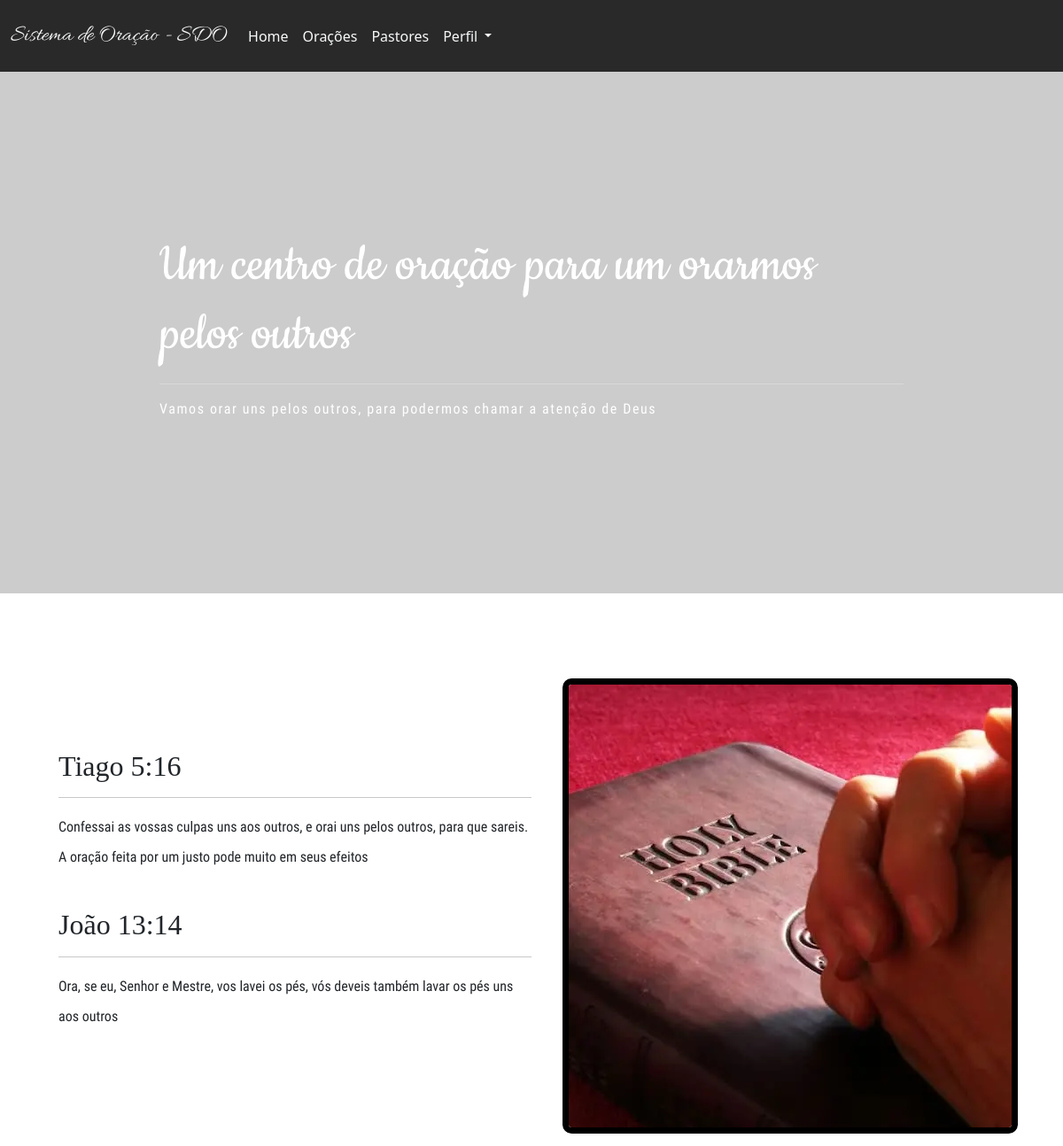
Page /myp/ (signed in, upper part) on the earlier database version.
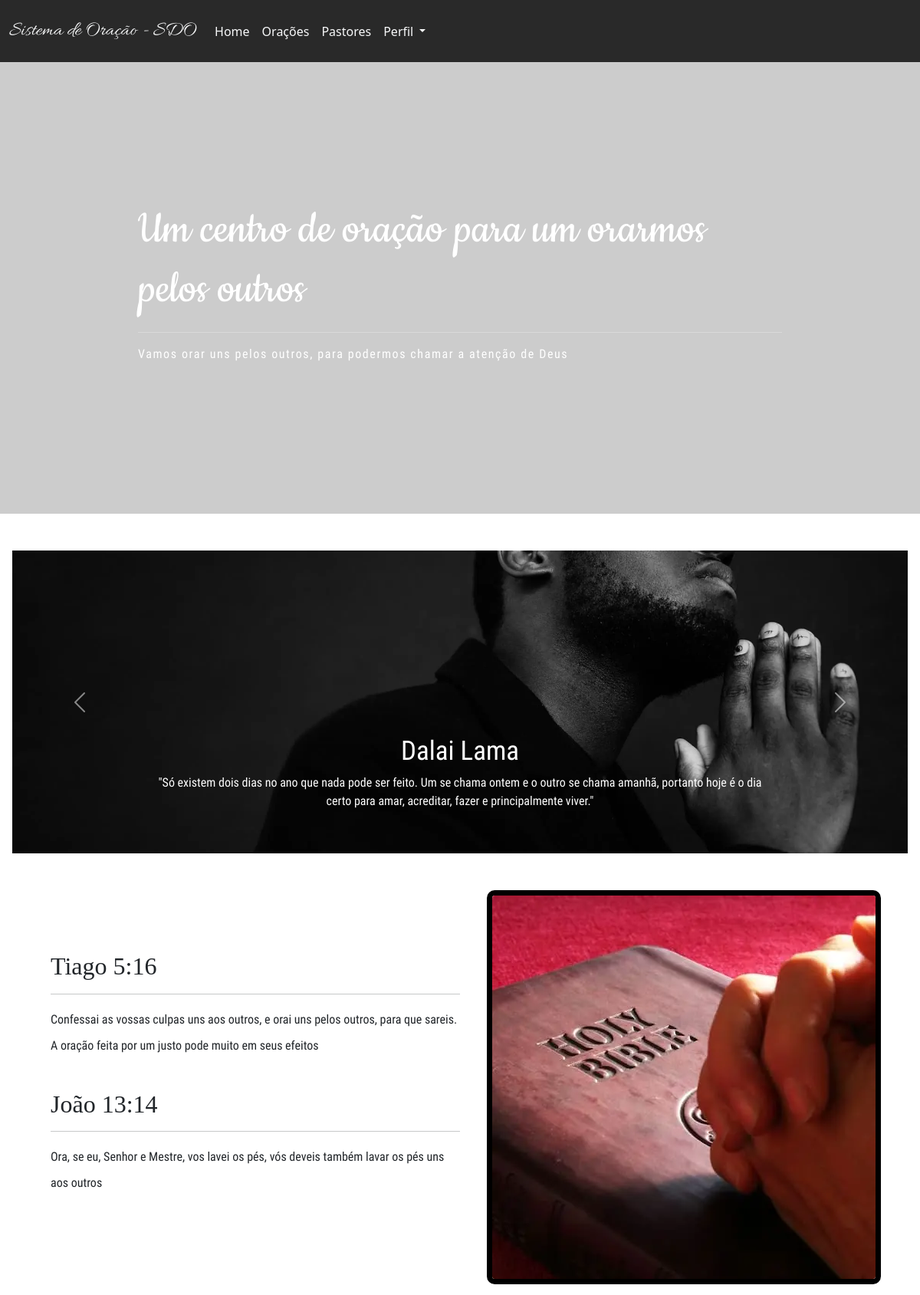
Same page on the later database version.
### tables this page shows
CREATE TABLE IF NOT EXISTS `citacoes` (
  `id_citacao` tinyint NOT NULL AUTO_INCREMENT,
  `nome_sabio` varchar(100) NOT NULL DEFAULT 'Desconhecido',
  `texto_sabio` text,
  `citacoes_curtidas` int DEFAULT '0',
  `citacoes_comentarios` int DEFAULT '0',
  PRIMARY KEY (`id_citacao`)
);

### myp/index.php (the view, shortened to what this page needs)
<?php
require_once('../conexao.php');
?>
<!DOCTYPE html>
<html lang="pt-br">
<head>
    <link href="https://cdn.jsdelivr.net/npm/bootstrap@5.3.0-alpha3/dist/css/bootstrap.min.css" rel="stylesheet">
    <link rel="stylesheet" href="https://cdn.jsdelivr.net/npm/bootstrap-icons@1.10.4/font/bootstrap-icons.css">
    <link rel="stylesheet" href="<?=ASSETS.'css/myp.css'?>">
    <link rel="stylesheet" href="<?=ASSETS.'css/global.css'?>">
</head>
<body>
    <section class="section__background-pray">
        <nav class="navbar navbar-expand-lg black-transparent py-3">
            <div class="container-fluid">
                <a class="navbar-brand allura text-light" style="font-size: 26px" href="#"><?=NS?></a>
                <div class="collapse navbar-collapse" id="navbarNavDropdown">
                    <ul class="navbar-nav">
                        <li class="nav-item">
                            <a class="nav-link text-light" aria-current="page" href="#">Home</a>
                        </li>
                        <li class="nav-item">
                            <a class="nav-link text-light" href="#">Orações</a>
                        </li>
                        <li class="nav-item">
                            <a class="nav-link text-light" href="#">Pastores</a>
                        </li>
                        <li class="nav-item dropdown">
                            <a class="nav-link text-light dropdown-toggle" href="#" role="button" data-bs-toggle="dropdown" aria-expanded="false">
                                Perfil
                            </a>
                        </li>
                    </ul>
                </div>
            </div>
        </nav>
        <div class="white">
            <h1 class="cookie size-65">Um centro de oração para um orarmos pelos outros</h1>
            <hr>
            <p class="letter-spacing roboto-condensed">Vamos orar uns pelos outros, para podermos chamar a atenção de Deus</p>
        </div>
    </section>
    <section class="mx-3 pb-5">
        <div class="pt-5">
            <div id="carouselExample" class="carousel slide">
                <div class="carousel-inner">
                    <?php
                        $query = $pdo->query("SELECT * FROM citacoes where id_citacao = '1';");
                        $res = $query->fetchAll(PDO::FETCH_ASSOC);
                        if (count($res) > 0) {
                            $nome_sabio = $res[0]['nome_sabio'];
                            $citacao = $res[0]['texto_sabio'];
                            ?>
                            <div class="carousel-item active">
                                <img src="<?=ASSETS.'/imgs/convertidas/citacoes_back.webp'?>" class="d-block w-100">
                                <div class="carousel-caption d-none d-md-block">
                                    <h5 class="roboto-condensed size-35"><?=$nome_sabio?></h5>
                                    <div>
                                        <p class="roboto-condensed"><?=$citacao?></p>
                                    </div>
                                </div>
                            </div>
                            <?php
                        }
                    ?>
                </div>
                <button class="carousel-control-prev" type="button" data-bs-target="#carouselExample" data-bs-slide="prev">
                    <span class="carousel-control-prev-icon" aria-hidden="true"></span>
                </button>
                <button class="carousel-control-next" type="button" data-bs-target="#carouselExample" data-bs-slide="next">
                    <span class="carousel-control-next-icon" aria-hidden="true"></span>
                </button>
            </div>
        </div>
    </section>
    <section class="mx-3 mb-3">
        <div class="d-flex flex-wrap">
            <div class="w-50" style="padding: 80px 0px 0px 50px">
                <div class="pb-4">
                    <h2 class="roboto-condensed-light">Tiago 5:16</h2>
                    <hr>
                    <p class="roboto-condensed line-height">Confessai as vossas culpas uns aos outros, e orai uns pelos outros, para que sareis. A oração feita por um justo pode muito em seus efeitos</p>
                </div>
                <div>
                    <h2 class="roboto-condensed-light">João 13:14</h2>
                    <hr>
                    <p class="roboto-condensed line-height">Ora, se eu, Senhor e Mestre, vos lavei os pés, vós deveis também lavar os pés uns aos outros</p>
                </div>
            </div>
            <div class="w-50 text-center">
                <img src="<?=ASSETS.'imgs/convertidas/orai_pelos_outros.webp'?>" alt="Imagem da Bíblia Sagrada" style="border: 7px solid #000; border-radius: 2%">
            </div>
        </div>
    </section>
</body>
</html>

### assets/css/myp.css (style rules this page uses)
.section__background-pray { background: linear-gradient(rgba(0, 0, 0, 0.2), rgba(0, 0, 0, 0.2)), url('../imgs/convertidas/background.webp'); background-repeat: no-repeat; background-size: 100%; background-position: bottom; background-attachment: fixed; }
.white { padding: 180px; color: white; }
.size-65 { font-size: 65px; }
.letter-spacing { letter-spacing: 1.6px; }
.black-transparent { background: linear-gradient(rgba(0, 0, 0, 0.8), rgba(0, 0, 0, 0.8)); }

### assets/css/global.css (style rules this page uses)
* { margin: 0px; padding: 0px; }
.allura { font-family: 'Allura'; }
.cookie { font-family: 'Cookie'; }
.roboto-condensed { font-family: 'Roboto-Condensed'; }
.roboto-condensed-light { font-family: 'Roboto-Condensed-Light'; }
.size-35 { font-size: 35px; }
.line-height { line-height: 34px; }

Differences in the rows shown:
added citacoes: nome_sabio "Dalai Lama", texto_sabio "\"Só existem dois dias no ano que nada pode ser feito. Um se chama ontem e o outro se chama amanhã, portanto hoje é o dia certo para amar, acreditar, fazer e principalmente viver.\""
